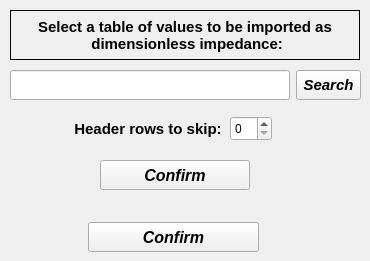
        <widget class="QWidget" name="tab_table_values">
         <attribute name="title">
          <string>Import table</string>
         </attribute>
         <widget class="QPushButton" name="pushButton_table_values_confirm">
          <property name="geometry">
           <rect>
            <x>88</x>
            <y>222</y>
            <width>171</width>
            <height>30</height>
           </rect>
          </property>
          <property name="font">
           <font>
            <family>Arial</family>
            <pointsize>12</pointsize>
            <weight>75</weight>
            <italic>true</italic>
            <bold>true</bold>
           </font>
          </property>
          <property name="text">
           <string>Confirm</string>
          </property>
         </widget>
         <widget class="QLabel" name="label_22">
          <property name="geometry">
           <rect>
            <x>68</x>
            <y>116</y>
            <width>160</width>
            <height>25</height>
           </rect>
          </property>
          <property name="minimumSize">
           <size>
            <width>160</width>
            <height>25</height>
           </size>
          </property>
          <property name="maximumSize">
           <size>
            <width>160</width>
            <height>25</height>
           </size>
          </property>
          <property name="font">
           <font>
            <family>Arial</family>
            <pointsize>11</pointsize>
            <weight>75</weight>
            <italic>false</italic>
            <bold>true</bold>
           </font>
          </property>
          <property name="text">
           <string>Header rows to skip:</string>
          </property>
          <property name="alignment">
           <set>Qt::AlignCenter</set>
          </property>
         </widget>
         <widget class="QLineEdit" name="line_load_table_path">
          <property name="enabled">
           <bool>true</bool>
          </property>
          <property name="geometry">
           <rect>
            <x>10</x>
            <y>70</y>
            <width>280</width>
            <height>30</height>
           </rect>
          </property>
          <property name="minimumSize">
           <size>
            <width>280</width>
            <height>30</height>
           </size>
          </property>
          <property name="maximumSize">
           <size>
            <width>280</width>
            <height>30</height>
           </size>
          </property>
          <property name="font">
           <font>
            <family>Arial</family>
            <pointsize>10</pointsize>
            <weight>50</weight>
            <italic>true</italic>
            <bold>false</bold>
           </font>
          </property>
          <property name="styleSheet">
           <string notr="true">color: rgb(0, 0, 255);</string>
          </property>
          <property name="text">
           <string/>
          </property>
          <property name="alignment">
           <set>Qt::AlignCenter</set>
          </property>
         </widget>
         <widget class="QToolButton" name="toolButton_load_table">
          <property name="enabled">
           <bool>true</bool>
          </property>
          <property name="geometry">
           <rect>
            <x>296</x>
            <y>70</y>
            <width>65</width>
            <height>30</height>
           </rect>
          </property>
          <property name="sizePolicy">
           <sizepolicy hsizetype="Expanding" vsizetype="Fixed">
            <horstretch>0</horstretch>
            <verstretch>0</verstretch>
           </sizepolicy>
          </property>
          <property name="minimumSize">
           <size>
            <width>65</width>
            <height>30</height>
           </size>
          </property>
          <property name="maximumSize">
           <size>
            <width>65</width>
            <height>30</height>
           </size>
          </property>
          <property name="font">
           <font>
            <family>Arial</family>
            <pointsize>11</pointsize>
            <weight>75</weight>
            <italic>true</italic>
            <bold>true</bold>
           </font>
          </property>
          <property name="text">
           <string>Search</string>
          </property>
          <property name="autoRaise">
           <bool>false</bool>
          </property>
          <property name="arrowType">
           <enum>Qt::NoArrow</enum>
          </property>
         </widget>
         <widget class="QSpinBox" name="spinBox">
          <property name="geometry">
           <rect>
            <x>230</x>
            <y>116</y>
            <width>42</width>
            <height>25</height>
           </rect>
          </property>
          <property name="maximum">
           <number>10</number>
          </property>
         </widget>
         <widget class="QPushButton" name="pushButton_user_defined_table">
          <property name="geometry">
           <rect>
            <x>100</x>
            <y>160</y>
            <width>150</width>
            <height>30</height>
           </rect>
          </property>
          <property name="font">
           <font>
            <family>Arial</family>
            <pointsize>12</pointsize>
            <weight>75</weight>
            <italic>true</italic>
            <bold>true</bold>
           </font>
          </property>
          <property name="text">
           <string>Confirm</string>
          </property>
         </widget>
         <widget class="QLabel" name="label_32">
          <property name="enabled">
           <bool>true</bool>
          </property>
          <property name="geometry">
           <rect>
            <x>10</x>
            <y>10</y>
            <width>350</width>
            <height>50</height>
           </rect>
          </property>
          <property name="minimumSize">
           <size>
            <width>350</width>
            <height>50</height>
           </size>
          </property>
          <property name="maximumSize">
           <size>
            <width>350</width>
            <height>50</height>
           </size>
          </property>
          <property name="font">
           <font>
            <family>Arial</family>
            <pointsize>11</pointsize>
            <weight>75</weight>
            <italic>false</italic>
            <bold>true</bold>
           </font>
          </property>
          <property name="frameShape">
           <enum>QFrame::Box</enum>
          </property>
          <property name="text">
           <string>Select a table of values to be imported as 
 dimensionless impedance:</string>
          </property>
          <property name="alignment">
           <set>Qt::AlignCenter</set>
          </property>
         </widget>
        </widget>
